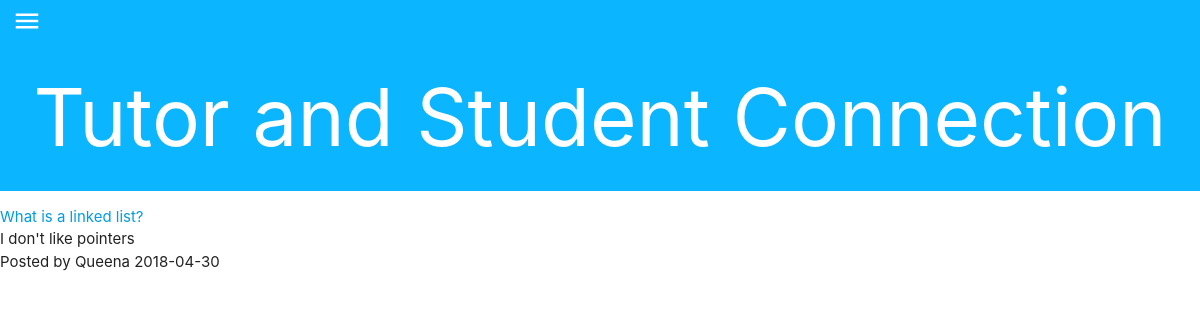
The page /forum.php?course=Data Structures (signed in) on the database its author committed.
### tables this page shows
CREATE TABLE `forum` (
  `postid` int(10) UNSIGNED NOT NULL,
  `courseid` int(10) UNSIGNED NOT NULL,
  `topic` varchar(1000) NOT NULL,
  `post` varchar(1000) NOT NULL,
  `postdate` date NOT NULL,
  `userid` int(10) UNSIGNED NOT NULL
);

CREATE TABLE `users` (
  `userid` int(10) UNSIGNED NOT NULL,
  `first_names` varchar(100) NOT NULL,
  `last_name` varchar(100) DEFAULT NULL,
  `year` char(4) NOT NULL,
  `email` varchar(100) NOT NULL,
  `password` varchar(100) NOT NULL,
  `description` varchar(1000) NOT NULL,
  `score` int(10) DEFAULT 0
);

### forum.php (the view, shortened to what this page needs)
<!DOCTYPE html>
<html>
<head>
		<link href="Resources/style.css" rel="stylesheet" type="text/css"/>
		<link rel="stylesheet" href="https://cdnjs.cloudflare.com/ajax/libs/materialize/1.0.0/css/materialize.min.css">
	</head>
<body>
	  <div class="jumbotron">
	  	<a href="#" data-target="slide-out" class="sidenav-trigger menu"><i class="small material-icons menu">menu</i></a>
		<div>
		  <h1 class="title">Tutor and Student Connection</h1>
		</div>
	  </div>
	<div id="discussion">
		<?php
			$dbOk = false;
			@ $db =  new mysqli('localhost', 'root', 'password', 'TaSC');
			if ($db->connect_error) {
				echo '<div class="messages">Could not connect to the database. Error: ';
				echo $db->connect_errno . ' - ' . $db->connect_error . '</div>';
			} else {
				$dbOk = true;
			}
			if($dbOk){
				$q='select subjectid from subject where course='."'". $_SESSION['course']."'";
		    	$courses=$db->query($q);
		    	$courseid=$courses->fetch_assoc();
				$query = 'select * from forum where courseid='.'"'.$courseid["subjectid"].'"'.' order by postdate DESC';
    			$result = $db->query($query);
    			$numRecords = $result->num_rows;
    			for($i=0; $i <$numRecords; $i++) {
			    	$post = $result->fetch_assoc();
					echo "<ul>";
		   			echo '<a href=comment.php?post='.$post['postid'].' id="discussion">' . $post['topic'] . '</a>';
		    		echo '<li class="internalDisc">' . $post['post']. '</li>';
		    		$q='select first_names from users where userid='. $post['userid'];
		    		$fn=$db->query($q);
		    		$fname=$fn->fetch_assoc();
		    		echo '<li class="author">' . "Posted by ".$fname['first_names'] ." ".$post['postdate'].'</li>';
		    		echo "</ul>";
			    }
			}
		?>
	</div>
</html>

### Resources/style.css (style rules this page uses)
body { margin: 0; }
.jumbotron { padding: 0px; background-color: #0cb5ff !important; color:#FFFFFF; margin:0px; }
.menu { color:#FFFFFF; margin:0px; padding-left:.5%; padding-top:.5% }
.title { text-align:center; padding:2.5%; margin:0px; font-size: 80px; }

### rows shown on the page
forum: topic "What is a linked list?", post "I don't like pointers", userid.first_names "Queena", postdate "2018-04-30"
